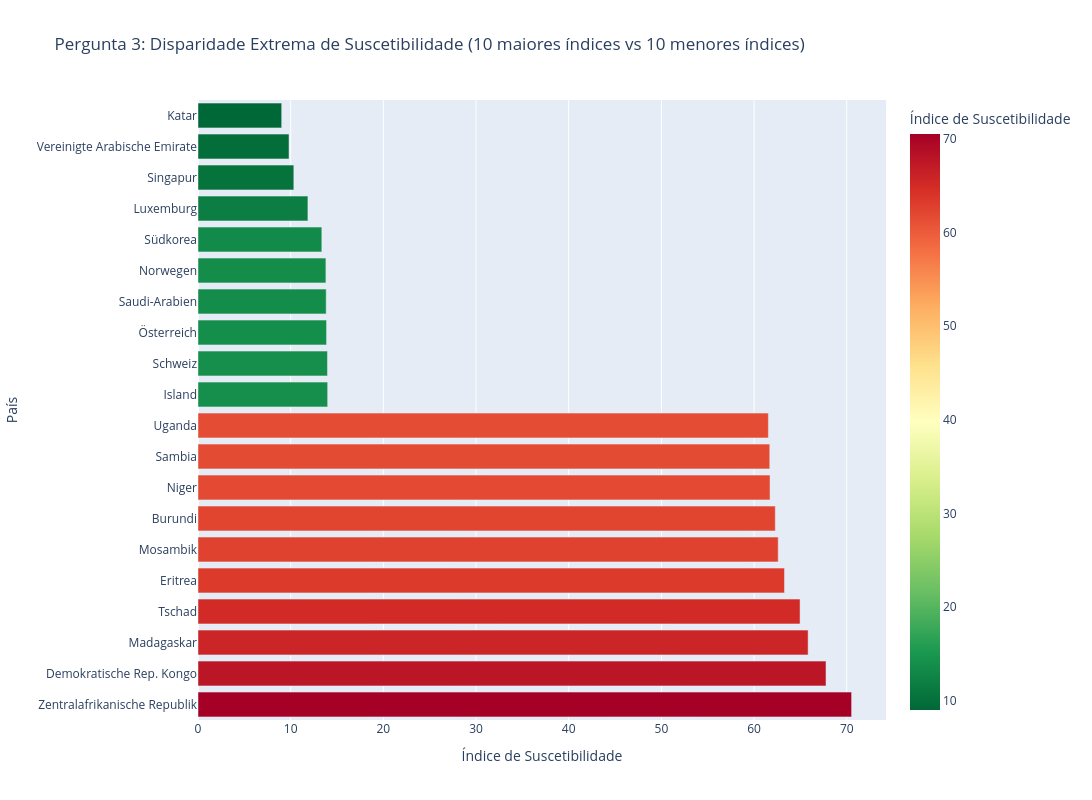

The cell this chart's notebook holds for it:
### Markdown cell above
### Pergunta 3. Qual região do globo apresenta a maior média de Suscetibilidade e onde se concentram os maiores outliers?

> **Objetivo:** Comparar continentes e entender a consistência dos dados regionais.

### Code cell
# 1. Pegar os 10 países com MAIOR e os 10 com MENOR suscetibilidade
top_10_sus = df_final.nlargest(10, 'Susceptibility')
bottom_10_sus = df_final.nsmallest(10, 'Susceptibility')

# 2. Unir os dois para comparação
df_comparacao = pd.concat([top_10_sus, bottom_10_sus])

# 3. Gerar o gráfico
fig3 = px.bar(
    df_comparacao, 
    x="Susceptibility", 
    y="Region", # No seu caso, 'Region' é o nome do país
    orientation='h',
    color="Susceptibility",
    color_continuous_scale='RdYlGn_r', # Vermelho para alta, Verde para baixa
    title="Pergunta 3: Disparidade Extrema de Suscetibilidade (10 maiores índices vs 10 menores índices)",
    labels={'Region': 'País', 'Susceptibility': 'Índice de Suscetibilidade'},
    width=1200, height=800
)

# Organizar para que o maior fique no topo
fig3.update_layout(yaxis={'categoryorder':'total descending'})
fig3.show()

print(f"\n📋 Conclusões:")
print("A disparidade de suscetibilidade é acentuada quando comparamos os extremos do dataset.")
print("Enquanto nações na base da lista apresentam índices acima de 60% (indicando alta fragilidade social e econômica), as nações no topo da pirâmide mantêm índices abaixo de 15%. Isso demonstra que a vulnerabilidade interna não é uniforme e varia drasticamente conforme o desenvolvimento estrutural de cada país.")

### Figure 1 — Plotly figure (JSON) as saved in the notebook; plotly's stock layout.template omitted (floating-point values rounded to 4 significant figures)
{"data": [{"hovertemplate": "Índice de Suscetibilidade=%{marker.color}<br>País=%{y}<extra></extra>", "legendgroup": "", "marker": {"color": [70.52, 67.76, 65.83, 64.96, 63.28, 62.6, 62.29, 61.72, 61.69, 61.54, 9.03, 9.82, 10.34, 11.86, 13.36, 13.8, 13.83, 13.87, 13.97, 13.99], "coloraxis": "coloraxis", "pattern": {"shape": ""}}, "name": "", "orientation": "h", "showlegend": false, "textposition": "auto", "type": "bar", "x": [70.52, 67.76, 65.83, 64.96, 63.28, 62.6, 62.29, 61.72, 61.69, 61.54, 9.03, 9.82, 10.34, 11.86, 13.36, 13.8, 13.83, 13.87, 13.97, 13.99], "xaxis": "x", "y": ["Zentralafrikanische Republik", "Demokratische Rep. Kongo", "Madagaskar", "Tschad", "Eritrea", "Mosambik", "Burundi", "Niger", "Sambia", "Uganda", "Katar", "Vereinigte Arabische Emirate", "Singapur", "Luxemburg", "Südkorea", "Norwegen", "Saudi-Arabien", "Österreich", "Schweiz", "Island"], "yaxis": "y"}], "layout": {"barmode": "relative", "coloraxis": {"colorbar": {"title": {"text": "Índice de Suscetibilidade"}}, "colorscale": [[0, "rgb(0,104,55)"], [0.1, "rgb(26,152,80)"], [0.2, "rgb(102,189,99)"], [0.3, "rgb(166,217,106)"], [0.4, "rgb(217,239,139)"], [0.5, "rgb(255,255,191)"], [0.6, "rgb(254,224,139)"], [0.7, "rgb(253,174,97)"], [0.8, "rgb(244,109,67)"], [0.9, "rgb(215,48,39)"], [1, "rgb(165,0,38)"]]}, "height": 800, "legend": {"tracegroupgap": 0}, "title": {"text": "Pergunta 3: Disparidade Extrema de Suscetibilidade (10 maiores índices vs 10 menores índices)"}, "width": 1200, "xaxis": {"anchor": "y", "domain": [0, 1], "title": {"text": "Índice de Suscetibilidade"}}, "yaxis": {"anchor": "x", "categoryorder": "total descending", "domain": [0, 1], "title": {"text": "País"}}}}
